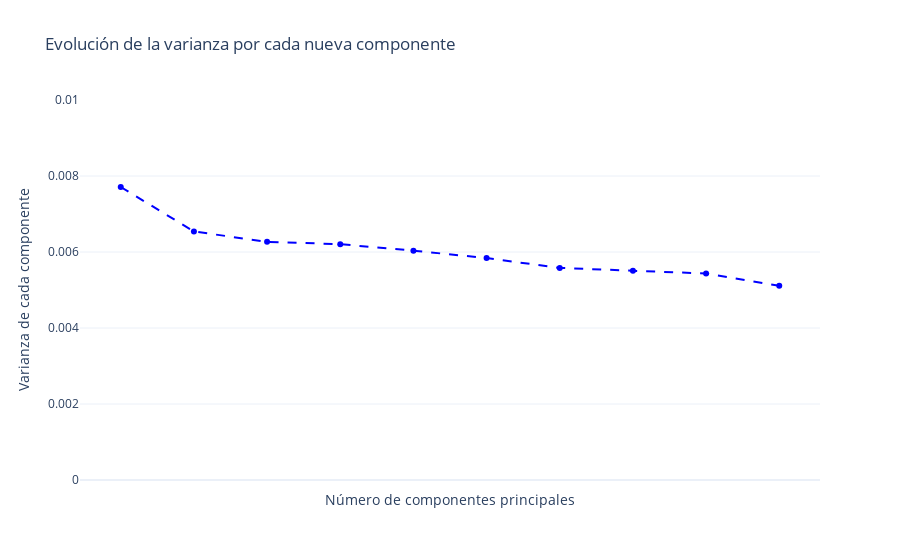

This figure's notebook cell:
### Markdown cell above
# Explicación de la varianza a medida que se agregan componentes en PCA

### Code cell
import numpy as np

pca = PCA(n_components=10,svd_solver='arpack')
pca.fit(X_train_tf)

explained_variance = pca.explained_variance_ratio_

fig = go.Figure()

fig.add_trace(go.Scatter(
    x=list(range(1, 11)),
    y=explained_variance,
    mode='lines+markers',
    name='Varianza',
    line=dict(dash='dash'),
    marker=dict(color='blue')
))

fig.update_layout(
    title='Evolución de la varianza por cada nueva componente',
    xaxis_title='Número de componentes principales',
    yaxis_title='Varianza de cada componente',
    xaxis=dict(tickmode='linear', tick0=0, dtick=20),
    yaxis=dict(range=[0, 0.01]),
    template='plotly_white'
)

fig.show()

### Figure 1 — Plotly figure (JSON) as saved in the notebook; plotly's stock layout.template omitted (floating-point values rounded to 4 significant figures)
{"data": [{"line": {"dash": "dash"}, "marker": {"color": "blue"}, "mode": "lines+markers", "name": "Varianza", "type": "scatter", "x": [1, 2, 3, 4, 5, 6, 7, 8, 9, 10], "y": [0.00771, 0.00654, 0.006267, 0.006206, 0.006035, 0.005839, 0.005582, 0.005508, 0.005433, 0.005111]}], "layout": {"title": {"text": "Evolución de la varianza por cada nueva componente"}, "xaxis": {"dtick": 20, "tick0": 0, "tickmode": "linear", "title": {"text": "Número de componentes principales"}}, "yaxis": {"range": [0, 0.01], "title": {"text": "Varianza de cada componente"}}}}
